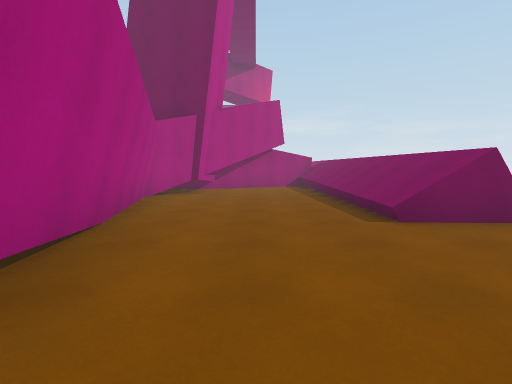
View 1 (above)

20 first-person views from a walk through a Unity game level. The camera is 1.2 m above the floor, tilts 4° down and sees 85° across. The floor is counted in squares, 2 m on a side. Each view is taken from the middle of a square. On the plan, view 1 faces up. The plan holds only what a view shows up to about 9 squares ahead; the rest is blank. The place goes on beyond the plan.

View 2
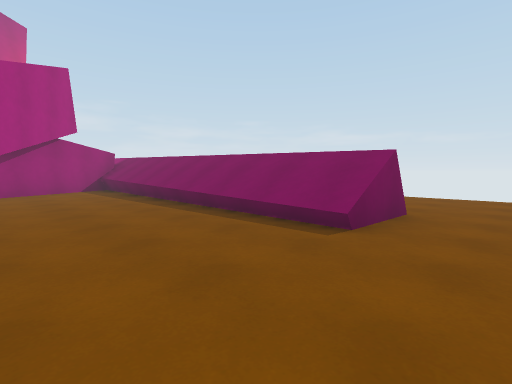

View 3
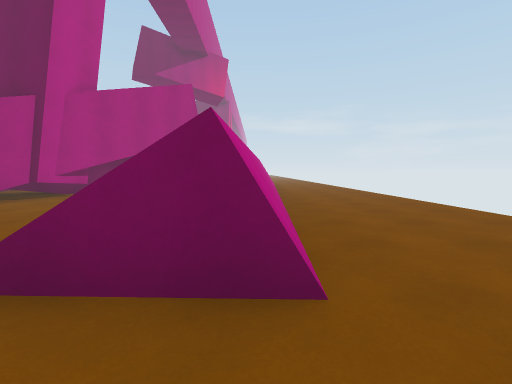

View 4
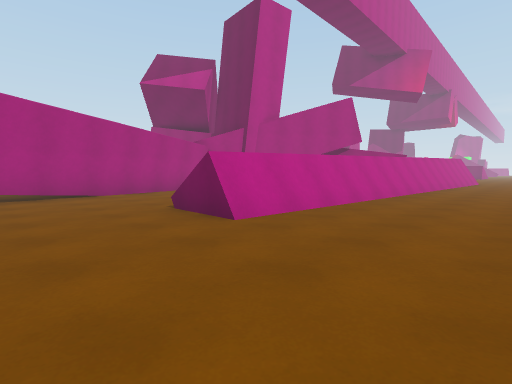

View 5
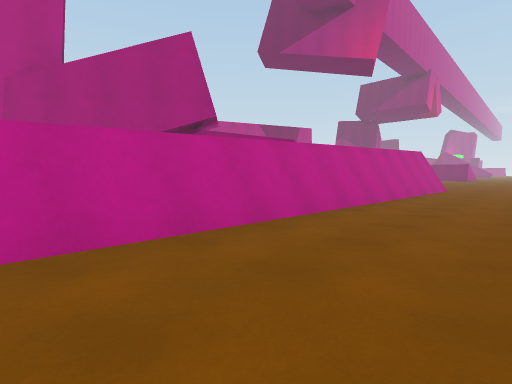

View 6
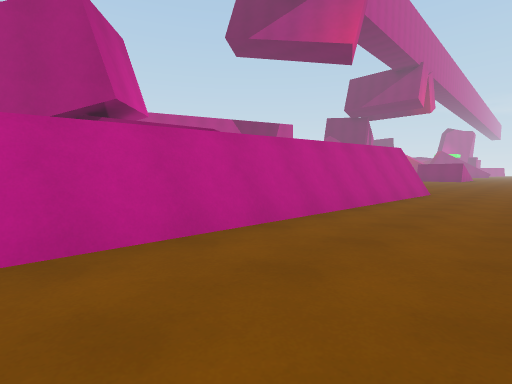

View 7
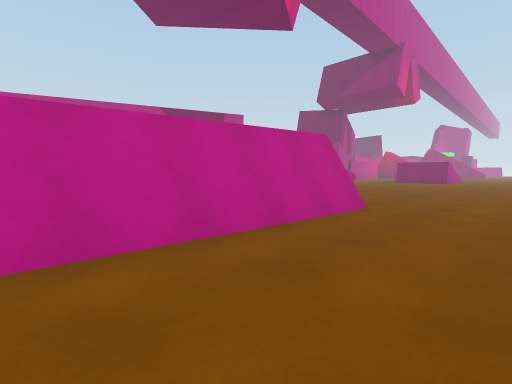

View 8
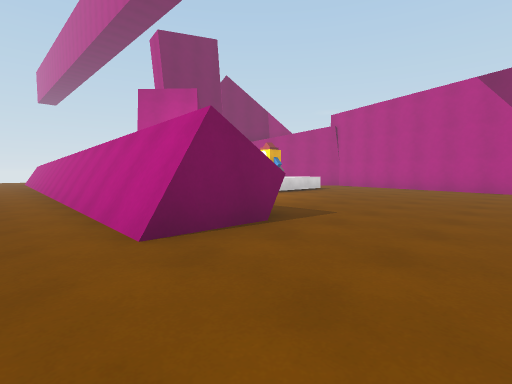

View 9
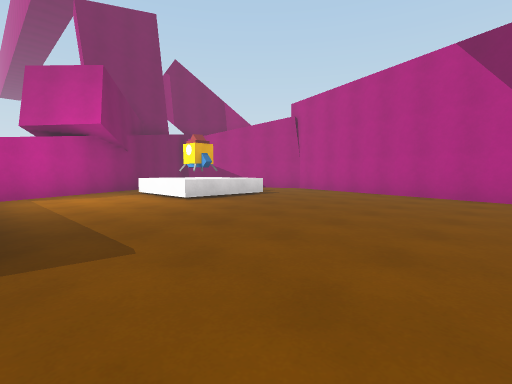

View 10
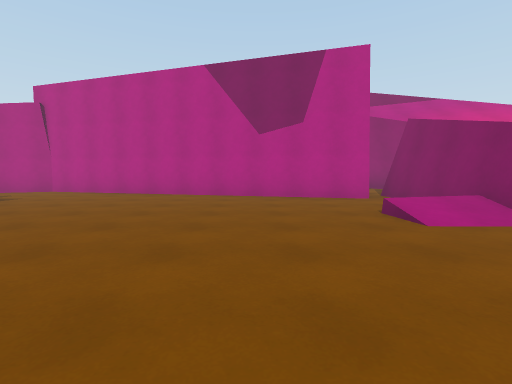

View 11
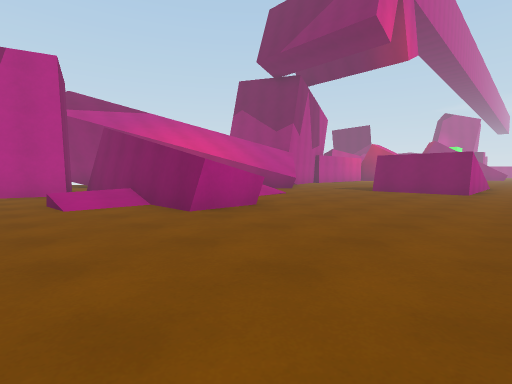

View 12
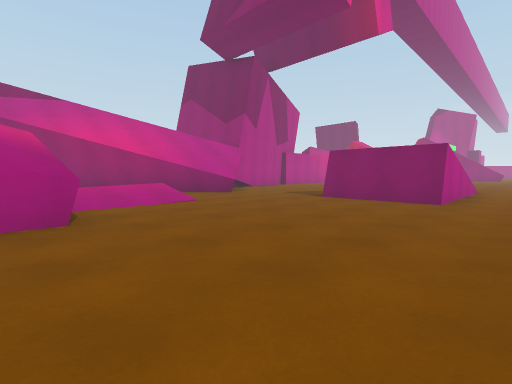

View 13
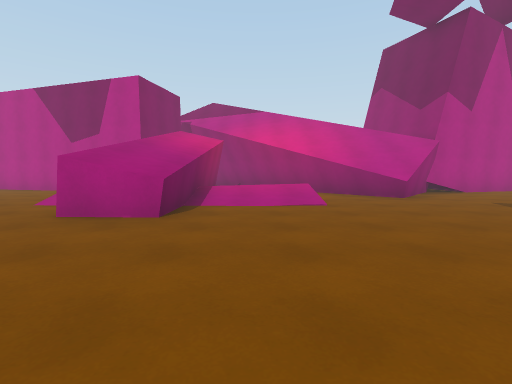

View 14
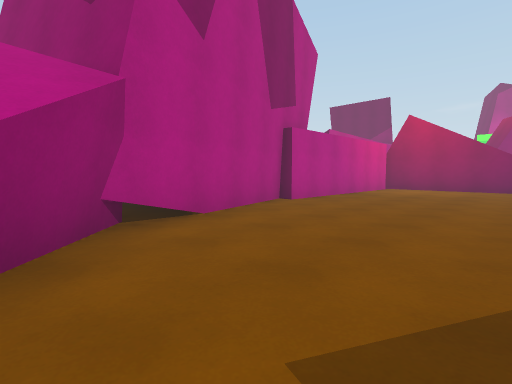

View 15
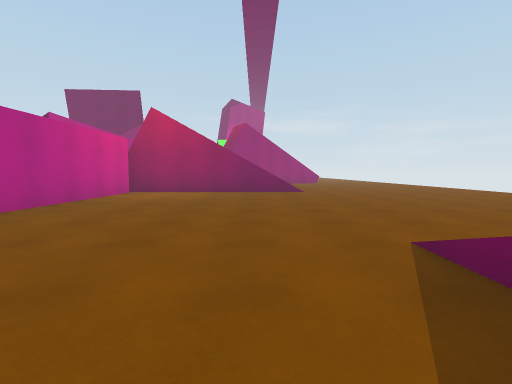

View 16
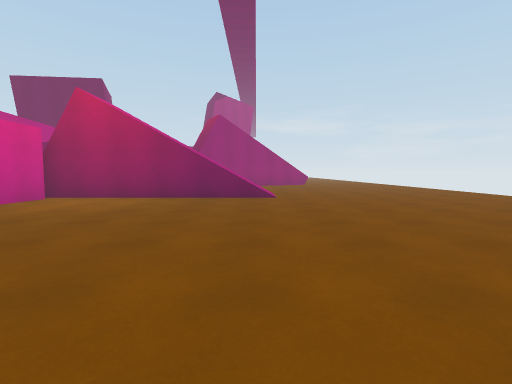

View 17
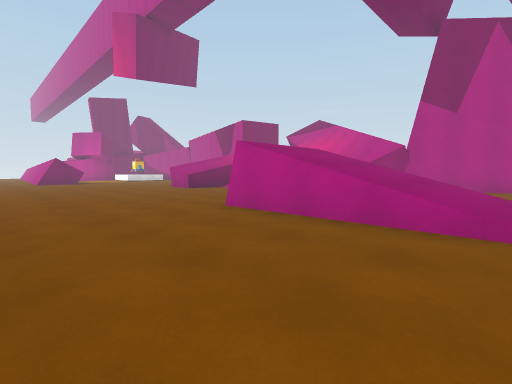

View 18
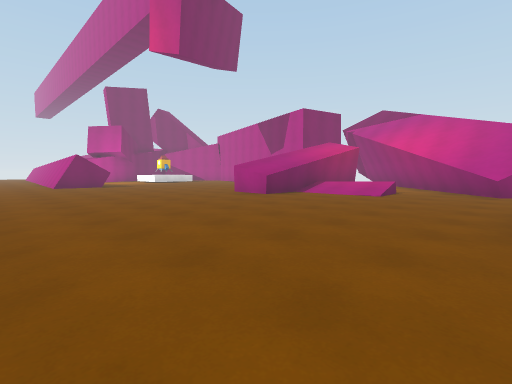

View 19
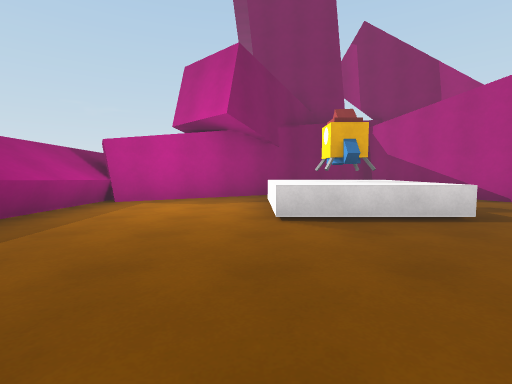

View 20
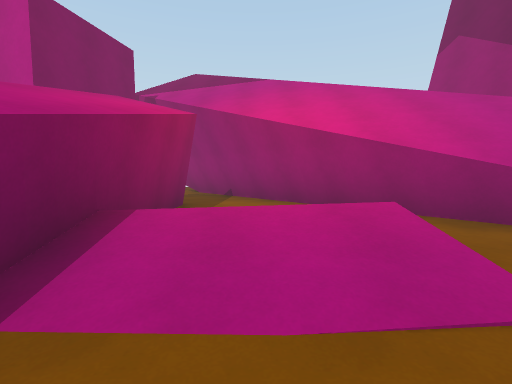

### Floor plan
Key: @ floor where view 1 was taken; # wall or solid block; . floor; / step, stairs or slope; = window, fence, low wall or low ledge; ^ raised ledge; O other object.
Columns run from 9 left of view 1 to 6 right of it. Each row starts with its distance up from view 1.
 43       ////......
 42     #/////......
 41     #...........
 40     #..........
 39     #..........
 38     #.........
 37     #........
 36     #........
 35     #.....///...
 34     #.....///...
 33     #.....///...
 32     ##....///...
 31      ##...##/...
 30      ##.........
 29     ##..........
 28    ##..//.......
 27   ##.  //.......
 26  ##.. .#/.......
 25 ##..######......
 24    #.../........
 23    ##../........
 22     #...........
 21    ##...........
 20    #............
 19    #............
 18    #........##..
 17   ##........##..
 16   #........ #...
 15   #...^^...=#...
 14   ##..OO...##...
 13   =#  ^^..###...
 12    ##   .##/#...
 11   ###  ###./=...
 10    /####.../#...
  9       ###../=...
  8       ##.../=...
  7       #..../=...
  6       #..../=...
  5       ##.../=...
  4        #.../=...
  3        #........
  2        #........
  1        ##.......
  0          @

Positions as (right, up) in squares from view 1, and headings:
1: (0, 0), facing up
2: (-1, 2), facing up-right
3: (3, 2), facing up
4: (6, 1), facing up-left
5: (6, 8), facing up-left
6: (6, 10), facing up-left
7: (6, 14), facing up-left
8: (5, 21), facing down-left
9: (2, 21), facing down-left
10: (2, 21), facing left
11: (4, 22), facing up-left
12: (4, 25), facing up-left
13: (4, 27), facing left
14: (-1, 31), facing up-left
15: (-1, 33), facing up
16: (0, 35), facing up
17: (6, 35), facing down-left
18: (6, 31), facing down-left
19: (-1, 19), facing down
20: (0, 27), facing left
